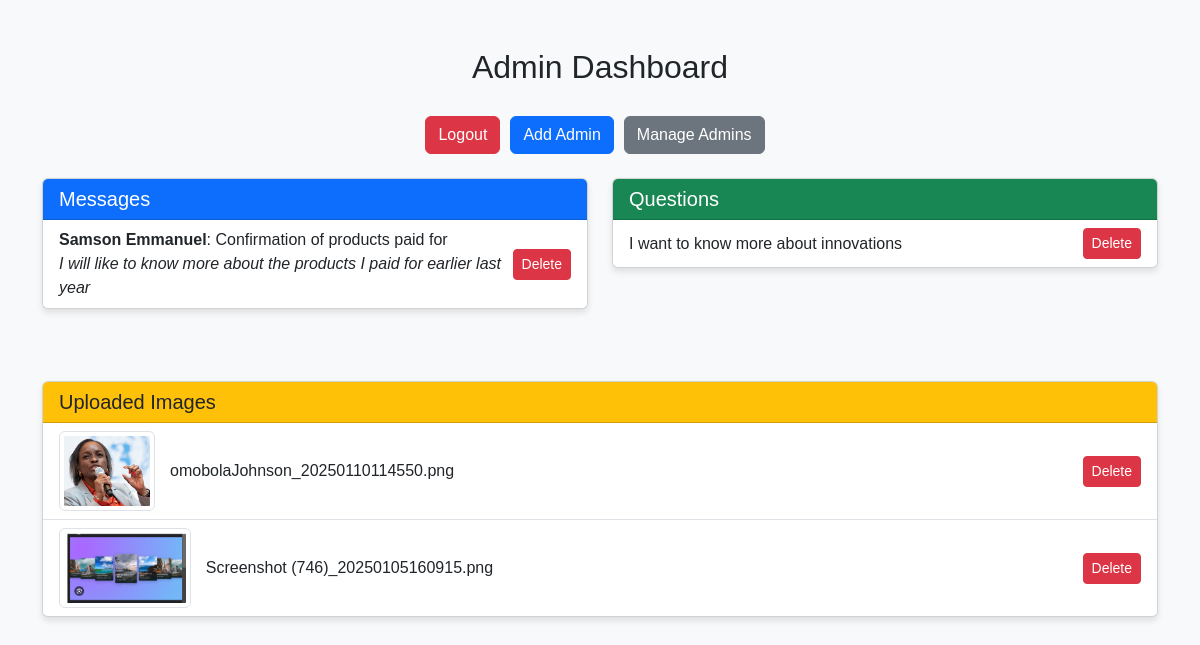
Page /admin-dashboard (signed in) on the committed database.
### tables this page shows
CREATE TABLE messages (
        id INTEGER PRIMARY KEY AUTOINCREMENT,
        name TEXT NOT NULL,
        email TEXT NOT NULL,
        number TEXT NOT NULL,
        subject TEXT NOT NULL,
        message TEXT NOT NULL
            );

CREATE TABLE questions (
                id INTEGER PRIMARY KEY AUTOINCREMENT,
                question TEXT NOT NULL
            );

### app.py (the view)
@app.route("/admin-dashboard")
@login_required
def admin_dashboard():
    with sqlite3.connect(DATABASE_FILE) as conn:
        cursor = conn.cursor()
        cursor.execute("SELECT * FROM messages")
        messages = cursor.fetchall()
        cursor.execute("SELECT * FROM questions")
        questions = cursor.fetchall()
    gallery_images = [
        file
        for file in os.listdir(app.config["UPLOAD_FOLDER"])
        if os.path.isfile(os.path.join(app.config["UPLOAD_FOLDER"], file))
    ]
    return render_template(
        "admin_dashboard.html",
        messages=messages,
        questions=questions,
        gallery_images=gallery_images,
    )

### app.py (called while the page is built)
@login_manager.user_loader
def load_user(user_id):
    with sqlite3.connect(DATABASE_FILE) as conn:
        cursor = conn.cursor()
        cursor.execute("SELECT * FROM admins WHERE id = ?", (user_id,))
        user = cursor.fetchone()
        if user:
            return Admin(user[0], user[1])
    return None

### templates/admin_dashboard.html (shortened to what this page needs)
<!DOCTYPE html>
<html lang="en">
<head>
    <link href="https://cdn.jsdelivr.net/npm/bootstrap@5.3.0/dist/css/bootstrap.min.css" rel="stylesheet">
</head>
<body>
    <div class="container mt-5">
        <h2 class="dashboard-header">Admin Dashboard</h2>
        <nav class="d-flex justify-content-center mb-4">
            <a href="{{ url_for('logout') }}" class="btn btn-danger">Logout</a>
            <a href="{{ url_for('add_admin') }}" class="btn btn-primary">Add Admin</a>
            <a href="{{ url_for('manage_admins') }}" class="btn btn-secondary">Manage Admins</a>
        </nav>
        <div class="row">
            <div class="col-md-6 mb-4">
                <div class="card">
                    <div class="card-header bg-primary text-white">
                        <h5 class="mb-0">Messages</h5>
                    </div>
                    <ul class="list-group list-group-flush">
                        {% for message in messages %}
                        <li class="list-group-item">
                            <span>
                                <strong>{{ message[1] }}</strong>: {{ message[4] }} <br>
                               <i>{{message[5]}}</i>
                            </span>
                            <form method="POST" action="{{ url_for('delete_message', message_id=message[0]) }}" class="d-inline">
                                <button type="submit" class="btn btn-sm btn-danger">Delete</button>
                            </form>
                        </li>
                        {% endfor %}
                    </ul>
                </div>
            </div>
            <div class="col-md-6 mb-4">
                <div class="card">
                    <div class="card-header bg-success text-white">
                        <h5 class="mb-0">Questions</h5>
                    </div>
                    <ul class="list-group list-group-flush">
                        {% for question in questions %}
                        <li class="list-group-item">
                            <span>{{ question[1] }}</span>
                            <form method="POST" action="{{ url_for('delete_question', question_id=question[0]) }}" class="d-inline">
                                <button type="submit" class="btn btn-sm btn-danger">Delete</button>
                            </form>
                        </li>
                        {% endfor %}
                    </ul>
                </div>
            </div>
        </div>
        <div class="mt-5">
            <div class="card">
                <div class="card-header bg-warning text-dark">
                    <h5 class="mb-0">Uploaded Images</h5>
                </div>
                <ul class="list-group list-group-flush">
                    {% for image in gallery_images %}
                    <li class="list-group-item">
                        <div class="d-flex align-items-center">
                            <img src="{{ url_for('static', filename='uploads/' + image) }}" alt="{{ image }}" class="img-thumbnail">
                            <span>{{ image }}</span>
                        </div>
                        <form method="POST" action="{{ url_for('delete_image', filename=image) }}" class="d-inline">
                            <button type="submit" class="btn btn-sm btn-danger">Delete</button>
                        </form>
                    </li>
                    {% endfor %}
                </ul>
            </div>
        </div>
    </div>
</body>
</html>

### templates/admin_dashboard.html (style rules this page uses)
body { background-color: #f8f9fa; font-family: Arial, sans-serif; }
.dashboard-header { text-align: center; margin-bottom: 30px; }
nav a { margin-right: 10px; }
.card { box-shadow: 0 4px 6px rgba(0, 0, 0, 0.1); }
.list-group-item { display: flex; align-items: center; justify-content: space-between; }
.img-thumbnail { max-height: 80px; width: auto; margin-right: 15px; }

### rows in the picture
messages: name "Samson Emmanuel", subject "Confirmation of products paid for", message "I will like to know more about the products I paid for earlier last year"
questions: question "I want to know more about innovations"

### other values in the picture
{{ image }} "omobolaJohnson_20250110114550.png" "Screenshot (746)_20250105160915.png"
